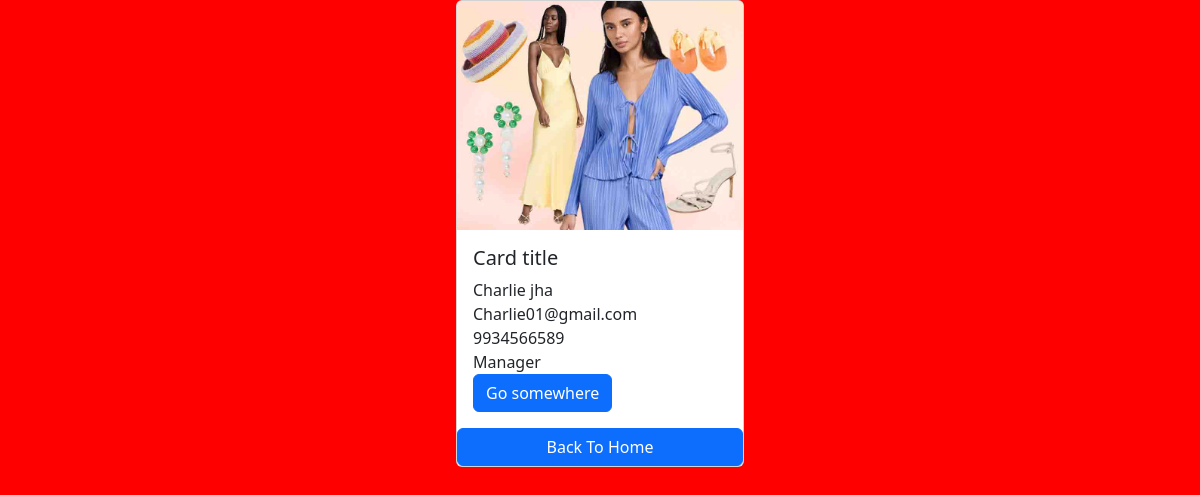
Screenshot of /employees/5/ with the database file from the repository.
### employees/models.py (models this page shows, shortened)
class Employee(models.Model):
    first_name = models.CharField(max_length=100)
    last_name = models.CharField(max_length=100)
    photo = models.ImageField(upload_to= 'images')
    designation = models.CharField(max_length=100)
    email_address = models.EmailField(max_length=100, unique=True)
    phone_number = models.CharField(max_length=12, blank=True)
    created_at = models.DateTimeField(auto_now_add=True)
    updated_at = models.DateTimeField(auto_now=True)

### employees/views.py (the view)
# urls.py: path('<int:pk>/', views.employee_detail, name='employee_detail'),
def employee_detail(request, pk):
    employee = get_object_or_404(Employee, pk=pk)
    context = {
        'employee': employee,
    }
    return render(request, "employee_detail.html", {"employee": employee})

### templates/employee_detail.html (shortened to what this page needs)
{% load static %}
<!DOCTYPE html>
<html lang="en">
<head>
    <link href="https://cdn.jsdelivr.net/npm/bootstrap@5.3.8/dist/css/bootstrap.min.css" rel="stylesheet">
    <link rel="stylesheet" href="{% static 'css/style.css' %}?v=4">
   </head>
   <body>
    <div class="container">
        <div class="card mx-auto" style="width: 18rem;">
  <img src="{{ employee.photo.url }}" class="card-img-top" alt="employee photo">
  <div class="card-body">
    <h5 class="card-title">Card title</h5>
    <p class="card-text m-0">{{ employee.first_name }} {{ employee.last_name }}</p>
    <p class="card-text m-0">{{ employee.email_address }}</p>
    <p class="card-text m-0">{{ employee.phone_number }}</p>
    <p class="card-text m-0">{{ employee.designation }}</p>
    <a href="#" class="btn btn-primary">Go somewhere</a>
  </div>
  <a href="{% url 'home' %}" class="btn btn-primary">Back To Home</a>
</div>
    </div>
</body>
</html>

### static/css/style.css (style rules this page uses)
body { background-color: red; }

### rows the page displays
Employee: photo (picture), first_name "Charlie", last_name "jha", email_address "Charlie01@gmail.com", phone_number "9934566589", designation "Manager"
